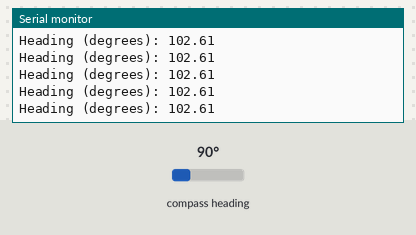
This sketch was run on a simulated Arduino Uno, built with avr-gcc and run on an emulated ATmega328P. Shown: the last lines printed to the serial monitor. Inputs (shaded band) come from the test bench; at power-on: compass heading 90°.

Above: at 1.2 s.
1.3 s: compass heading set to 352°
At 2.1 s:
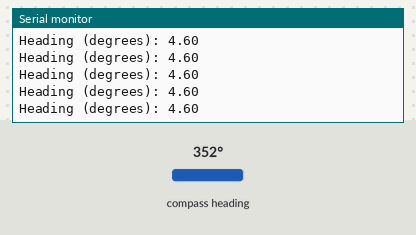
4.3 s: compass heading set to 7°
At 4.9 s:
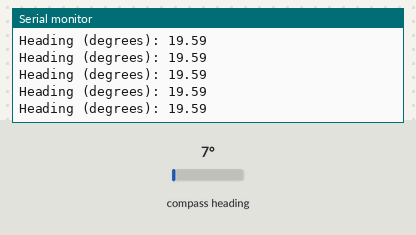
Timing chart, 0 to 7.3 s (numbered marks = the images above; inputs shaded):
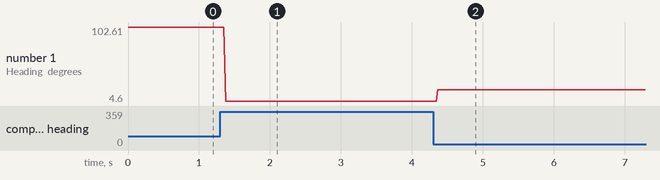

The sketch:

Compass_Test.ino
```cpp
#include <Wire.h>
#include <Adafruit_Sensor.h>
#include <Adafruit_HMC5883_U.h>

/* Assign a unique ID to this sensor at the same time */
Adafruit_HMC5883_Unified mag = Adafruit_HMC5883_Unified(12345);

void setup(void)
{
  Serial.begin(9600);
}

void loop(void)
{
  /* Get a new sensor event */
  sensors_event_t event;
  mag.getEvent(&event);
  float heading = atan2(event.magnetic.y, event.magnetic.x);
  float declinationAngle = 0.22;
  heading += declinationAngle;
  // Correct for when signs are reversed.
  if(heading < 0)
    heading += 2*PI;
  // Check for wrap due to addition of declination.
  if(heading > 2*PI)
    heading -= 2*PI;
  // Convert radians to degrees for readability.
  float headingDegrees = heading * 180/M_PI;
  Serial.print("Heading (degrees): "); Serial.println(headingDegrees);
}
```

Measured:
- after the input at 1.3 s, the serial monitor: prints a new line after 0.08 s (image 1)
- after the input at 4.3 s, the serial monitor: prints a new line after 0.07 s (image 2)
- plotted number 1: 102.61 → 4.6 after the input at 1.3 s, 4.6 → 19.59 after the input at 4.3 s
